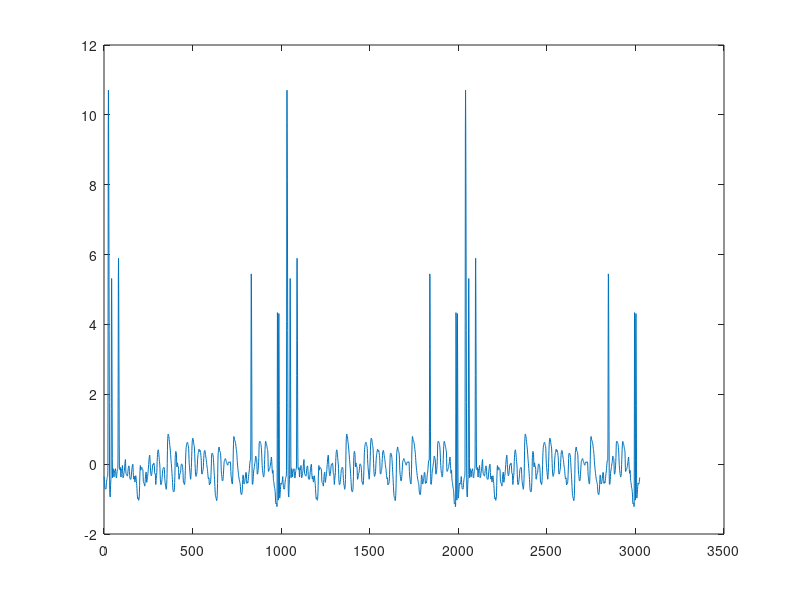

This figure's MATLAB source: (Note: this script raises an error after producing the figure.)
clear all
close all
clc

%% Set up
pwdd = erase(fileparts(pwd), 'Part_3');
addpath(genpath([pwdd, 'Part_2\Subpart5']));

load RRI_2_5.mat

which = [1 2 3];

nana = [RRI_trial1 RRI_trial2 RRI_trial3];
nana = zscore(nana);
plot(nana)

trials = {RRI_trial1; RRI_trial2; RRI_trial3};
frequencies = [RRI_fs1 RRI_fs2 RRI_fs3];
clear RRI_trial1 RRI_trial2 RRI_trial3 RRI_fs1 RRI_fs2 RRI_fs3

if (which(1) >= 1 && which(1) <=3)
    for i = which
        [psd, psd50, psd150, n50, n150] = psd_trials(trials{i}, frequencies(i));

        figure()
        plot(0:1/length(psd):1-1/length(psd), psd)
        title(sprintf('Standard periodogram for Trial %.0f', i))
        xlabel('normalised frequency (2\pi rad/sample)')
        ylabel('Magnitude (Au)')
        xlim([0 0.2])

%         figure()
%         plot(0:1/n50:1-1/n50, psd50)
%         title(sprintf('Averaged periodogram for 50s of Trial %.0f', i))
%         xlabel('normalised frequency (2\pi rad/sample)')
%         ylabel('Magnitude (Au)')
%         xlim([0 0.2])
% 
%         figure()
%         plot(0:1/n150:1-1/n150, psd150)
%         title(sprintf('Averaged periodogram for 150s of Trial %.0f', i))
%         xlabel('normalised frequency (2\pi rad/sample)')
%         ylabel('Magnitude (Au)')
%         xlim([0 0.2])

    end
end

% figure(1)
% plot((0:length(standard_psd)/2 - 1)/length(standard_psd),standard_psd(1:end/2))
% ylim([0 40]) % For all trials
% % title(['PSD of RRI Trial ' num2str(trial_num)])
% xlabel('Frequency')
% ylabel('PSD')
% 
% figure(2)
% plot((0:99)/200, psd50(1:100))
% % title(['PSD of RRI Trial ' num2str(trial_num) ' (50 seconds average)'])
% xlabel('Normalized Frequency')
% ylabel('PSD')
% grid on
% grid minor
% 
% figure(3)
% plot((0:299)/600, psd150(1:300))
% % title(['PSD of RRI Trial ' num2str(trial_num) ' (150 seconds average)']);
% xlabel('Normalized Frequency')
% ylabel('PSD')
% grid on
% grid minor


